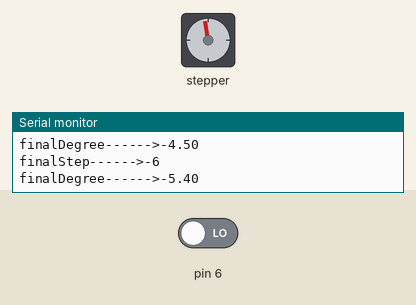
This sketch was run on a simulated Arduino Uno, built with avr-gcc and run on an emulated ATmega328P. Shown: stepper motor, the last lines printed to the serial monitor. Wiring (inferred from the names in the program): stepper motor driver (200 steps per turn assumed): step pin 5; direction pin 3; enable pin 8. The test bench sets the inputs (shaded band); at power-on: pin 6 LOW.

Above: at 1.2 s.
1.3 s: pin 6 driven HIGH
At 3.32 s:
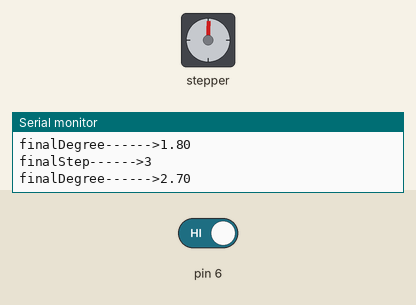
4.3 s: pin 6 driven LOW
At 8.56 s:
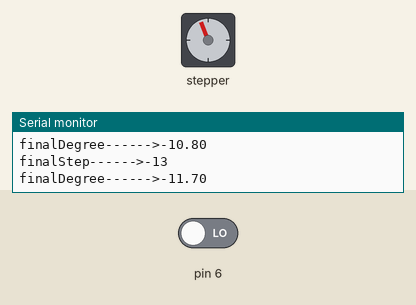
Timing chart, 0 to 25.9 s (numbered marks = the images above; inputs shaded):
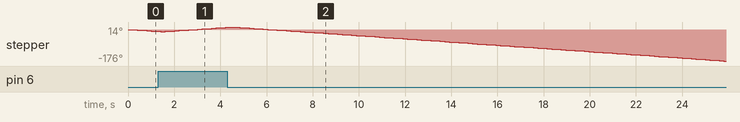

The sketch:

StepperBiDirectionSteps.ino
```cpp
const int stepPin=5;//PULL PIN

const int dirPin=3;

const  int enPin=8;

float numstep=200 , i=0,fd;
int x=0;

int finalStep=0 ,fs=0,rs=0;
void setup(){
    Serial.begin(9600);
    pinMode(stepPin,OUTPUT);
    pinMode(dirPin,OUTPUT);
    pinMode(enPin,OUTPUT);

    digitalWrite(enPin,LOW);
    digitalWrite(dirPin,HIGH);

      pinMode(6,INPUT);
}

void loop(){
    if(10>1){
        for(int x=0 ;x<numstep; x++){

         x =digitalRead(6);
        //Serial.println(x);
        if(x==1){

         digitalWrite(dirPin,HIGH);

        }
            if(x==0){

         digitalWrite(dirPin,LOW);

        }


        digitalWrite(stepPin,LOW);
        delayMicroseconds(400);

        if(x==1){

          fs=fs+1;
         // Serial.println("FORWORD---->");
          //Serial.print(fs);

          }
           if(x==0){
          rs=rs+1;
         // Serial.println("REVERSE------>");
         // Serial.print(rs);


          }
         finalStep=fs-rs;
         //Serial.println("");
        Serial.print("finalStep------>");
        Serial.print(finalStep);
         Serial.println("");


           // Serial.println("");
        Serial.print("finalDegree------>");
        fd=.9*finalStep;

        Serial.print(fd);

         Serial.println("");

         delay(200);

        digitalWrite(stepPin,HIGH);
        delayMicroseconds(400);


        i++;

    }
}
}
```
